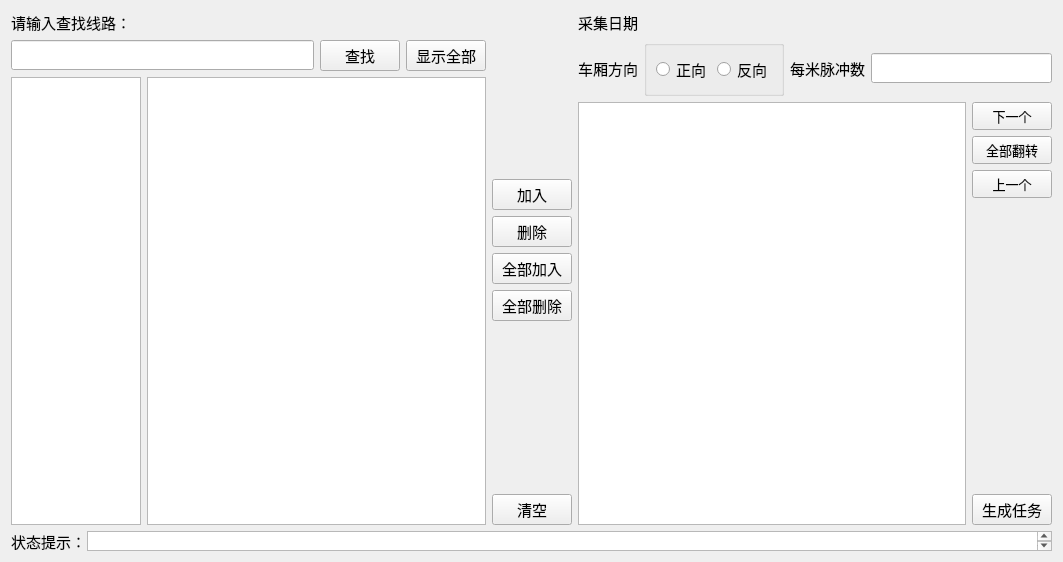
<?xml version="1.0" encoding="UTF-8"?>
<ui version="4.0">
 <class>PlanTaskWidget</class>
 <widget class="QWidget" name="PlanTaskWidget">
  <property name="geometry">
   <rect>
    <x>0</x>
    <y>0</y>
    <width>1063</width>
    <height>562</height>
   </rect>
  </property>
  <property name="windowTitle">
   <string>Form</string>
  </property>
  <layout class="QVBoxLayout" name="verticalLayout_3">
   <item>
    <layout class="QHBoxLayout" name="horizontalLayout">
     <item>
      <layout class="QGridLayout" name="gridLayout_4">
       <item row="0" column="0" colspan="2">
        <layout class="QGridLayout" name="gridLayout_2">
         <item row="0" column="0">
          <widget class="QLabel" name="label">
           <property name="font">
            <font>
             <family>微软雅黑</family>
             <pointsize>11</pointsize>
            </font>
           </property>
           <property name="text">
            <string>请输入查找线路：</string>
           </property>
          </widget>
         </item>
         <item row="1" column="0">
          <widget class="QLineEdit" name="searchLineEdit">
           <property name="font">
            <font>
             <family>微软雅黑</family>
             <pointsize>11</pointsize>
            </font>
           </property>
          </widget>
         </item>
         <item row="1" column="1">
          <widget class="QPushButton" name="searchButton">
           <property name="font">
            <font>
             <family>微软雅黑</family>
             <pointsize>11</pointsize>
            </font>
           </property>
           <property name="text">
            <string>查找</string>
           </property>
           <property name="icon">
            <iconset resource="../../../lz_master_main/resource/gui/icons.qrc">
             <normaloff>:/image/search.png</normaloff>:/image/search.png</iconset>
           </property>
          </widget>
         </item>
         <item row="1" column="2">
          <widget class="QPushButton" name="showAllLinesButton">
           <property name="font">
            <font>
             <family>微软雅黑</family>
             <pointsize>11</pointsize>
            </font>
           </property>
           <property name="text">
            <string>显示全部</string>
           </property>
          </widget>
         </item>
        </layout>
       </item>
       <item row="1" column="0">
        <widget class="QListView" name="linesView">
         <property name="maximumSize">
          <size>
           <width>130</width>
           <height>16777215</height>
          </size>
         </property>
         <property name="font">
          <font>
           <family>微软雅黑</family>
           <pointsize>11</pointsize>
          </font>
         </property>
        </widget>
       </item>
       <item row="1" column="1">
        <widget class="QTableView" name="tunnelsView">
         <property name="maximumSize">
          <size>
           <width>400</width>
           <height>16777215</height>
          </size>
         </property>
         <property name="font">
          <font>
           <family>微软雅黑</family>
           <pointsize>12</pointsize>
          </font>
         </property>
        </widget>
       </item>
      </layout>
     </item>
     <item>
      <layout class="QVBoxLayout" name="verticalLayout">
       <item>
        <spacer name="verticalSpacer_3">
         <property name="orientation">
          <enum>Qt::Vertical</enum>
         </property>
         <property name="sizeHint" stdset="0">
          <size>
           <width>20</width>
           <height>40</height>
          </size>
         </property>
        </spacer>
       </item>
       <item>
        <widget class="QPushButton" name="addTaskTunnelButton">
         <property name="font">
          <font>
           <family>微软雅黑</family>
           <pointsize>11</pointsize>
          </font>
         </property>
         <property name="text">
          <string>加入</string>
         </property>
         <property name="icon">
          <iconset resource="../../../lz_master_main/resource/gui/icons.qrc">
           <normaloff>:/image/add.png</normaloff>:/image/add.png</iconset>
         </property>
        </widget>
       </item>
       <item>
        <widget class="QPushButton" name="removeTaskTunnelButton">
         <property name="font">
          <font>
           <family>微软雅黑</family>
           <pointsize>11</pointsize>
          </font>
         </property>
         <property name="text">
          <string>删除</string>
         </property>
         <property name="icon">
          <iconset resource="../../../lz_master_main/resource/gui/icons.qrc">
           <normaloff>:/image/minus (2).png</normaloff>:/image/minus (2).png</iconset>
         </property>
        </widget>
       </item>
       <item>
        <widget class="QPushButton" name="addAllTaskTunnelsButton">
         <property name="font">
          <font>
           <family>微软雅黑</family>
           <pointsize>11</pointsize>
          </font>
         </property>
         <property name="text">
          <string>全部加入</string>
         </property>
         <property name="icon">
          <iconset resource="../../../lz_master_main/resource/gui/icons.qrc">
           <normaloff>:/image/add.png</normaloff>:/image/add.png</iconset>
         </property>
        </widget>
       </item>
       <item>
        <widget class="QPushButton" name="removeAllTaskTunnelsButton">
         <property name="font">
          <font>
           <family>微软雅黑</family>
           <pointsize>11</pointsize>
          </font>
         </property>
         <property name="text">
          <string>全部删除</string>
         </property>
         <property name="icon">
          <iconset resource="../../../lz_master_main/resource/gui/icons.qrc">
           <normaloff>:/image/minus white.png</normaloff>:/image/minus white.png</iconset>
         </property>
        </widget>
       </item>
       <item>
        <spacer name="verticalSpacer">
         <property name="font">
          <font>
           <family>微软雅黑</family>
           <pointsize>11</pointsize>
          </font>
         </property>
         <property name="orientation">
          <enum>Qt::Vertical</enum>
         </property>
         <property name="sizeHint" stdset="0">
          <size>
           <width>20</width>
           <height>40</height>
          </size>
         </property>
        </spacer>
       </item>
       <item>
        <widget class="QPushButton" name="clearbutton">
         <property name="font">
          <font>
           <family>微软雅黑</family>
           <pointsize>11</pointsize>
          </font>
         </property>
         <property name="text">
          <string>清空</string>
         </property>
         <property name="icon">
          <iconset resource="../../../lz_master_main/resource/gui/icons.qrc">
           <normaloff>:/image/reset.png</normaloff>:/image/reset.png</iconset>
         </property>
        </widget>
       </item>
      </layout>
     </item>
     <item>
      <layout class="QGridLayout" name="gridLayout_3">
       <item row="0" column="0" colspan="2">
        <layout class="QGridLayout" name="gridLayout">
         <item row="0" column="0">
          <widget class="QLabel" name="label_2">
           <property name="font">
            <font>
             <family>微软雅黑</family>
             <pointsize>11</pointsize>
            </font>
           </property>
           <property name="text">
            <string>采集日期</string>
           </property>
          </widget>
         </item>
         <item row="0" column="1">
          <widget class="QLabel" name="dateLabel">
           <property name="font">
            <font>
             <family>微软雅黑</family>
             <pointsize>11</pointsize>
            </font>
           </property>
           <property name="text">
            <string/>
           </property>
          </widget>
         </item>
         <item row="1" column="0">
          <widget class="QLabel" name="label_10">
           <property name="font">
            <font>
             <family>微软雅黑</family>
             <pointsize>11</pointsize>
            </font>
           </property>
           <property name="text">
            <string>车厢方向</string>
           </property>
          </widget>
         </item>
         <item row="1" column="1">
          <widget class="QGroupBox" name="groupBox_3">
           <property name="font">
            <font>
             <family>微软雅黑</family>
             <pointsize>11</pointsize>
            </font>
           </property>
           <property name="title">
            <string/>
           </property>
           <layout class="QHBoxLayout" name="horizontalLayout_2">
            <item>
             <widget class="QRadioButton" name="radioButton_5">
              <property name="font">
               <font>
                <family>微软雅黑</family>
                <pointsize>11</pointsize>
               </font>
              </property>
              <property name="text">
               <string>正向</string>
              </property>
             </widget>
            </item>
            <item>
             <widget class="QRadioButton" name="radioButton_6">
              <property name="font">
               <font>
                <family>微软雅黑</family>
                <pointsize>11</pointsize>
               </font>
              </property>
              <property name="text">
               <string>反向</string>
              </property>
             </widget>
            </item>
           </layout>
          </widget>
         </item>
         <item row="1" column="2">
          <widget class="QLabel" name="label_11">
           <property name="font">
            <font>
             <family>微软雅黑</family>
             <pointsize>11</pointsize>
            </font>
           </property>
           <property name="text">
            <string>每米脉冲数</string>
           </property>
          </widget>
         </item>
         <item row="1" column="3">
          <widget class="QLineEdit" name="pulseNumEdit">
           <property name="font">
            <font>
             <family>微软雅黑</family>
             <pointsize>11</pointsize>
            </font>
           </property>
          </widget>
         </item>
        </layout>
       </item>
       <item row="1" column="0">
        <widget class="QTableWidget" name="taskTunnelTableWidget">
         <property name="font">
          <font>
           <family>微软雅黑</family>
           <pointsize>11</pointsize>
          </font>
         </property>
         <property name="columnCount">
          <number>0</number>
         </property>
        </widget>
       </item>
       <item row="1" column="1">
        <layout class="QVBoxLayout" name="verticalLayout_2">
         <item>
          <widget class="QPushButton" name="nextButton">
           <property name="font">
            <font>
             <family>微软雅黑</family>
             <pointsize>10</pointsize>
            </font>
           </property>
           <property name="focusPolicy">
            <enum>Qt::NoFocus</enum>
           </property>
           <property name="text">
            <string>下一个</string>
           </property>
           <property name="icon">
            <iconset resource="../../../lz_master_main/resource/gui/icons.qrc">
             <normaloff>:/image/downloadstatus.png</normaloff>:/image/downloadstatus.png</iconset>
           </property>
           <property name="default">
            <bool>false</bool>
           </property>
           <property name="flat">
            <bool>false</bool>
           </property>
          </widget>
         </item>
         <item>
          <widget class="QPushButton" name="turnOrderButton">
           <property name="font">
            <font>
             <family>微软雅黑</family>
             <pointsize>10</pointsize>
            </font>
           </property>
           <property name="focusPolicy">
            <enum>Qt::NoFocus</enum>
           </property>
           <property name="text">
            <string>全部翻转</string>
           </property>
           <property name="icon">
            <iconset resource="../../../lz_master_main/resource/gui/icons.qrc">
             <normaloff>:/image/downuploadstatus.png</normaloff>:/image/downuploadstatus.png</iconset>
           </property>
           <property name="default">
            <bool>false</bool>
           </property>
          </widget>
         </item>
         <item>
          <widget class="QPushButton" name="previousButton">
           <property name="font">
            <font>
             <family>微软雅黑</family>
             <pointsize>10</pointsize>
            </font>
           </property>
           <property name="focusPolicy">
            <enum>Qt::NoFocus</enum>
           </property>
           <property name="text">
            <string>上一个</string>
           </property>
           <property name="icon">
            <iconset resource="../../../lz_master_main/resource/gui/icons.qrc">
             <normaloff>:/image/uploadstatus.png</normaloff>:/image/uploadstatus.png</iconset>
           </property>
           <property name="default">
            <bool>false</bool>
           </property>
          </widget>
         </item>
         <item>
          <spacer name="verticalSpacer_2">
           <property name="orientation">
            <enum>Qt::Vertical</enum>
           </property>
           <property name="sizeHint" stdset="0">
            <size>
             <width>20</width>
             <height>40</height>
            </size>
           </property>
          </spacer>
         </item>
         <item>
          <widget class="QPushButton" name="makeTaskFileButton">
           <property name="font">
            <font>
             <family>微软雅黑</family>
             <pointsize>11</pointsize>
            </font>
           </property>
           <property name="text">
            <string>生成任务</string>
           </property>
           <property name="icon">
            <iconset resource="../../../lz_master_main/resource/gui/icons.qrc">
             <normaloff>:/image/filesave.png</normaloff>:/image/filesave.png</iconset>
           </property>
          </widget>
         </item>
        </layout>
       </item>
      </layout>
     </item>
    </layout>
   </item>
   <item>
    <layout class="QHBoxLayout" name="horizontalLayout_3">
     <item>
      <widget class="QLabel" name="label_3">
       <property name="maximumSize">
        <size>
         <width>70</width>
         <height>20</height>
        </size>
       </property>
       <property name="font">
        <font>
         <family>微软雅黑</family>
         <pointsize>11</pointsize>
        </font>
       </property>
       <property name="text">
        <string>状态提示：</string>
       </property>
      </widget>
     </item>
     <item>
      <widget class="QTextEdit" name="textEdit">
       <property name="maximumSize">
        <size>
         <width>16777215</width>
         <height>20</height>
        </size>
       </property>
      </widget>
     </item>
    </layout>
   </item>
  </layout>
 </widget>
 <resources>
  <include location="../../../lz_master_main/resource/gui/icons.qrc"/>
 </resources>
 <connections/>
</ui>
